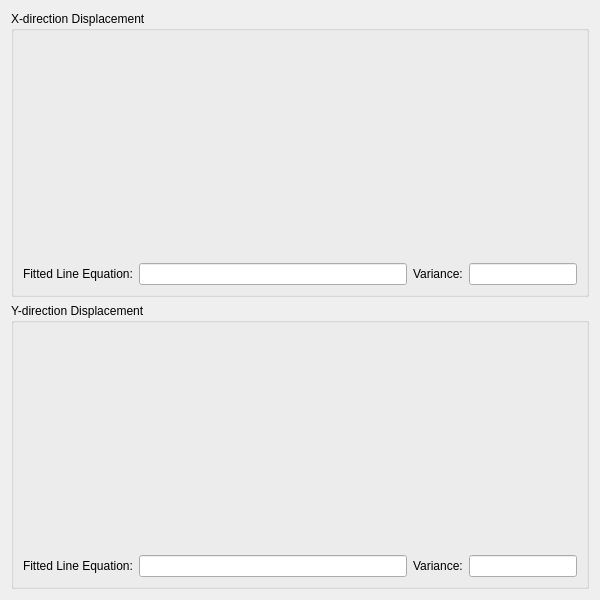
<?xml version="1.0" encoding="UTF-8"?>
<ui version="4.0">
 <class>Dialog</class>
 <widget class="QDialog" name="Dialog">
  <property name="geometry">
   <rect>
    <x>0</x>
    <y>0</y>
    <width>600</width>
    <height>600</height>
   </rect>
  </property>
  <property name="windowTitle">
   <string>Analysis Plotter</string>
  </property>
  <layout class="QVBoxLayout" name="verticalLayout">
   <item>
    <widget class="QGroupBox" name="groupBox">
     <property name="title">
      <string>X-direction Displacement</string>
     </property>
     <layout class="QHBoxLayout" name="horizontalLayout">
      <item>
       <layout class="QGridLayout" name="gridLayout">
        <item row="1" column="2">
         <widget class="QLabel" name="label_2">
          <property name="text">
           <string>Variance:</string>
          </property>
         </widget>
        </item>
        <item row="1" column="0">
         <widget class="QLabel" name="label">
          <property name="text">
           <string>Fitted Line Equation:</string>
          </property>
         </widget>
        </item>
        <item row="1" column="3">
         <widget class="QLineEdit" name="xVarEdit">
          <property name="sizePolicy">
           <sizepolicy hsizetype="Minimum" vsizetype="Fixed">
            <horstretch>0</horstretch>
            <verstretch>0</verstretch>
           </sizepolicy>
          </property>
          <property name="readOnly">
           <bool>true</bool>
          </property>
         </widget>
        </item>
        <item row="0" column="0" colspan="4">
         <widget class="QWidget" name="xWidget" native="true"/>
        </item>
        <item row="1" column="1">
         <widget class="QLineEdit" name="xEqEdit">
          <property name="readOnly">
           <bool>true</bool>
          </property>
         </widget>
        </item>
       </layout>
      </item>
     </layout>
    </widget>
   </item>
   <item>
    <widget class="QGroupBox" name="groupBox_2">
     <property name="title">
      <string>Y-direction Displacement</string>
     </property>
     <layout class="QHBoxLayout" name="horizontalLayout_2">
      <item>
       <layout class="QGridLayout" name="gridLayout_2">
        <item row="1" column="2">
         <widget class="QLabel" name="label_3">
          <property name="text">
           <string>Variance:</string>
          </property>
         </widget>
        </item>
        <item row="1" column="0">
         <widget class="QLabel" name="label_4">
          <property name="text">
           <string>Fitted Line Equation:</string>
          </property>
         </widget>
        </item>
        <item row="1" column="3">
         <widget class="QLineEdit" name="yVarEdit">
          <property name="sizePolicy">
           <sizepolicy hsizetype="Minimum" vsizetype="Fixed">
            <horstretch>0</horstretch>
            <verstretch>0</verstretch>
           </sizepolicy>
          </property>
          <property name="readOnly">
           <bool>true</bool>
          </property>
         </widget>
        </item>
        <item row="0" column="0" colspan="4">
         <widget class="QWidget" name="yWidget" native="true"/>
        </item>
        <item row="1" column="1">
         <widget class="QLineEdit" name="yEqEdit">
          <property name="readOnly">
           <bool>true</bool>
          </property>
         </widget>
        </item>
       </layout>
      </item>
     </layout>
    </widget>
   </item>
  </layout>
 </widget>
 <resources/>
 <connections/>
</ui>
